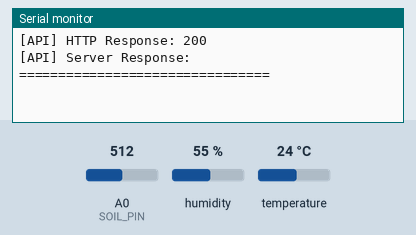
This sketch was run on a simulated ESP8266 (NodeMCU). Parts: the last lines printed to the serial monitor. The test bench sets the inputs (shaded band); at power-on: A0 (SOIL_PIN) = 512, humidity 55 %, temperature 24 °C. WiFi joins after 1.5 s; servers stay silent unless stated; uploads are accepted with an empty reply; the local clock reads 2024-03-15 10:24:30 at power-on unless the sketch sets it.

Above: at 3.7 s.
3.8 s: A0 (SOIL_PIN) set to 716
At 6.0 s:
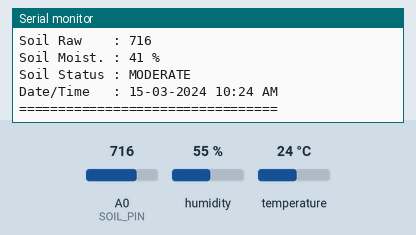
8.3 s: A0 (SOIL_PIN) set to 900
At 9.4 s:
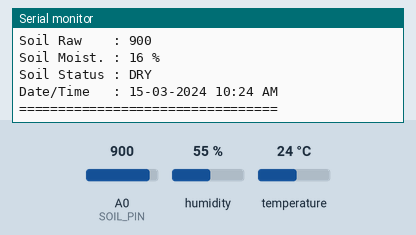
12.4 s: humidity set to 22 %
15.1 s: temperature set to 12 °C
17.8 s: humidity set to 40 %
Timing chart, 0 to 20.8 s (numbered marks = the images above; inputs shaded):
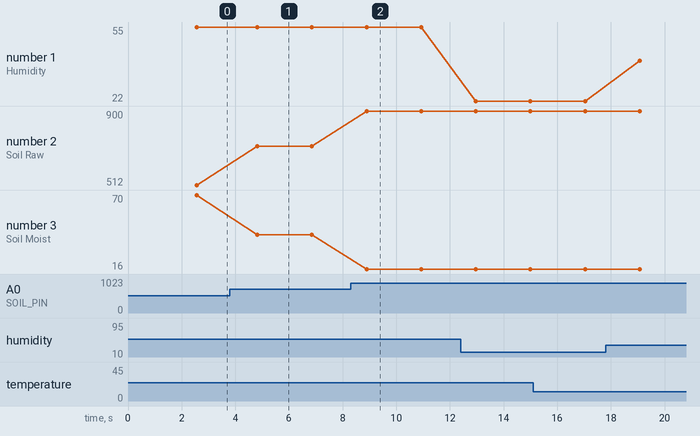

Measured:
- after the input at 3.8 s, the serial monitor: prints a new line after 1.0 s (image 1)
- after the input at 8.3 s, the serial monitor: prints a new line after 0.59 s (image 2)
- plotted number 1: 55 → 22 after the input at 12.4 s, 22 → 40 after the input at 17.8 s
- plotted number 2: 512 → 716 after the input at 3.8 s, 716 → 900 after the input at 8.3 s
- plotted number 3: 70 → 41 after the input at 3.8 s, 41 → 16 after the input at 8.3 s

The sketch:

ESP8266-Code.ino
```cpp
#include <ESP8266WiFi.h>
#include <WiFiClientSecureBearSSL.h>
#include <ESP8266HTTPClient.h>
#include <DHT.h>
#include <time.h>

// =====================================================
// WIFI SETTINGS
// =====================================================

const char* WIFI_SSID = "YOUR_WIFI_NAME";
const char* WIFI_PASSWORD = "YOUR_WIFI_PASSWORD";

// =====================================================
// API
// =====================================================

const char* API_URL =
  "https://www.ashishvegan.com/apps/kopargaon/post-data.php";

// =====================================================
// SENSOR PINS
// =====================================================

#define DHTPIN D4
#define DHTTYPE DHT11
#define SOIL_PIN A0

DHT dht(DHTPIN, DHTTYPE);

// =====================================================
// DEVICE ID
// =====================================================

const char* DEVICE_HASH = "KOPARGAON_ESP8266_001";

// =====================================================
// TIME
// =====================================================

const long GMT_OFFSET_SEC = 19800;   // UTC + 5:30
const int DAYLIGHT_OFFSET_SEC = 0;

// =====================================================
// INTERVAL
// =====================================================

unsigned long lastPostTime = 0;

// 1 minute
const unsigned long POST_INTERVAL = 60000;

// =====================================================
// CONNECT WIFI
// =====================================================

void connectWiFi() {

  Serial.println();
  Serial.println("[WiFi] Connecting...");

  WiFi.mode(WIFI_STA);
  WiFi.begin(WIFI_SSID, WIFI_PASSWORD);

  int attempts = 0;

  while (WiFi.status() != WL_CONNECTED && attempts < 30) {

    delay(500);

    Serial.print(".");

    attempts++;
  }

  Serial.println();

  if (WiFi.status() == WL_CONNECTED) {

    Serial.println("[WiFi] Connected!");

    Serial.print("[WiFi] IP Address: ");
    Serial.println(WiFi.localIP());

    Serial.print("[WiFi] Signal: ");
    Serial.print(WiFi.RSSI());
    Serial.println(" dBm");

  } else {

    Serial.println("[WiFi] Connection FAILED!");
  }
}

// =====================================================
// GET DATE & TIME
// =====================================================

String getDateTime() {

  time_t now = time(nullptr);

  if (now < 100000) {
    return "00-00-0000 00:00 AM";
  }

  struct tm* timeinfo = localtime(&now);

  char buffer[30];

  strftime(
    buffer,
    sizeof(buffer),
    "%d-%m-%Y %I:%M %p",
    timeinfo
  );

  return String(buffer);
}

// =====================================================
// SEND SENSOR DATA
// =====================================================

void sendSensorData(
  float temperature,
  float humidity,
  int soilRaw,
  int soilMoisture,
  String soilStatus
) {

  if (WiFi.status() != WL_CONNECTED) {

    Serial.println("[API] WiFi disconnected!");
    connectWiFi();

    if (WiFi.status() != WL_CONNECTED) {
      Serial.println("[API] Cannot send data.");
      return;
    }
  }

  Serial.println();
  Serial.println("================================");
  Serial.println("[API] Sending sensor data...");
  Serial.println("================================");

  // ---------------------------------------------------
  // HTTPS CLIENT
  // ---------------------------------------------------

  std::unique_ptr<BearSSL::WiFiClientSecure> client(
    new BearSSL::WiFiClientSecure
  );

  /*
     For testing:
     This accepts the HTTPS certificate without validation.

     For production, certificate validation should be
     configured using the server CA certificate.
  */

  client->setInsecure();

  // ---------------------------------------------------
  // HTTP
  // ---------------------------------------------------

  HTTPClient https;

  Serial.print("[API] URL: ");
  Serial.println(API_URL);

  if (!https.begin(*client, API_URL)) {

    Serial.println("[API] HTTPS connection failed!");
    return;
  }

  https.addHeader("Content-Type", "application/json");

  // ---------------------------------------------------
  // DATE / TIME
  // ---------------------------------------------------

  String dateTime = getDateTime();

  // ---------------------------------------------------
  // JSON
  // ---------------------------------------------------

  String jsonData = "{";

  jsonData += "\"hash_id\":\"";
  jsonData += DEVICE_HASH;
  jsonData += "\",";

  jsonData += "\"sensor1\":";
  jsonData += String(temperature, 2);
  jsonData += ",";

  jsonData += "\"sensor2\":";
  jsonData += String(humidity, 2);
  jsonData += ",";

  jsonData += "\"sensor3\":";
  jsonData += String(soilRaw);
  jsonData += ",";

  jsonData += "\"sensor4\":";
  jsonData += String(soilMoisture);
  jsonData += ",";

  jsonData += "\"sensor5\":\"";
  jsonData += soilStatus;
  jsonData += "\"";

  jsonData += "}";

  Serial.println("[API] JSON:");
  Serial.println(jsonData);

  // ---------------------------------------------------
  // POST
  // ---------------------------------------------------

  int httpCode = https.POST(jsonData);

  Serial.print("[API] HTTP Response: ");
  Serial.println(httpCode);

  if (httpCode > 0) {

    String response = https.getString();

    Serial.println("[API] Server Response:");
    Serial.println(response);

  } else {

    Serial.print("[API] POST Error: ");
    Serial.println(https.errorToString(httpCode));
  }

  https.end();

  Serial.println("================================");
}

// =====================================================
// SETUP
// =====================================================

void setup() {

  Serial.begin(115200);

  delay(1000);

  Serial.println();
  Serial.println("==============================");
  Serial.println(" AGRICULTURE MONITORING SYSTEM");
  Serial.println("==============================");

  // ---------------------------------------------------
  // DHT
  // ---------------------------------------------------

  Serial.println("[1] Starting DHT11...");

  dht.begin();

  Serial.println("[OK] DHT11 initialized");

  // ---------------------------------------------------
  // SOIL
  // ---------------------------------------------------

  Serial.println("[2] Starting Soil Sensor...");

  pinMode(SOIL_PIN, INPUT);

  Serial.println("[OK] Soil sensor initialized");

  // ---------------------------------------------------
  // WIFI
  // ---------------------------------------------------

  Serial.println("[3] Starting WiFi...");

  connectWiFi();

  // ---------------------------------------------------
  // NTP
  // ---------------------------------------------------

  Serial.println("[4] Synchronizing time...");

  configTime(
    GMT_OFFSET_SEC,
    DAYLIGHT_OFFSET_SEC,
    "pool.ntp.org",
    "time.nist.gov",
    "time.google.com"
  );

  Serial.println("[OK] Time synchronization started");

  // Wait for time

  time_t now = time(nullptr);

  int retry = 0;

  while (now < 100000 && retry < 20) {

    delay(500);

    Serial.print(".");

    now = time(nullptr);

    retry++;
  }

  Serial.println();

  Serial.print("[TIME] ");
  Serial.println(getDateTime());

  Serial.println();
  Serial.println("[OK] System Ready!");
  Serial.println();
}

// =====================================================
// LOOP
// =====================================================

void loop() {

  // ---------------------------------------------------
  // WIFI CHECK
  // ---------------------------------------------------

  if (WiFi.status() != WL_CONNECTED) {

    Serial.println("[WiFi] Disconnected!");
    connectWiFi();
  }

  // ---------------------------------------------------
  // READ DHT11
  // ---------------------------------------------------

  float humidity = dht.readHumidity();
  float temperature = dht.readTemperature();

  // ---------------------------------------------------
  // READ SOIL
  // ---------------------------------------------------

  int soilRaw = analogRead(SOIL_PIN);

  int soilMoisture = map(
    soilRaw,
    1023,
    300,
    0,
    100
  );

  soilMoisture = constrain(
    soilMoisture,
    0,
    100
  );

  // ---------------------------------------------------
  // SOIL STATUS
  // ---------------------------------------------------

  String soilStatus;

  if (soilMoisture < 30) {

    soilStatus = "DRY";

  } else if (soilMoisture < 60) {

    soilStatus = "MODERATE";

  } else {

    soilStatus = "WET";
  }

  // ---------------------------------------------------
  // DISPLAY
  // ---------------------------------------------------

  Serial.println();
  Serial.println("========== SENSOR DATA ==========");

  if (isnan(temperature)) {

    Serial.println("Temperature : ERROR");

  } else {

    Serial.print("Temperature : ");
    Serial.print(temperature);
    Serial.println(" °C");
  }

  if (isnan(humidity)) {

    Serial.println("Humidity    : ERROR");

  } else {

    Serial.print("Humidity    : ");
    Serial.print(humidity);
    Serial.println(" %");
  }

  Serial.print("Soil Raw    : ");
  Serial.println(soilRaw);

  Serial.print("Soil Moist. : ");
  Serial.print(soilMoisture);
  Serial.println(" %");

  Serial.print("Soil Status : ");
  Serial.println(soilStatus);

  Serial.print("Date/Time   : ");
  Serial.println(getDateTime());

  Serial.println("=================================");

  // ---------------------------------------------------
  // POST EVERY 1 MINUTE
  // ---------------------------------------------------

  if (lastPostTime == 0 ||
      millis() - lastPostTime >= POST_INTERVAL) {

    // Only send valid DHT readings

    if (!isnan(temperature) && !isnan(humidity)) {

      sendSensorData(
        temperature,
        humidity,
        soilRaw,
        soilMoisture,
        soilStatus
      );

    } else {

      Serial.println("[API] DHT data invalid. Not sending.");
    }

    lastPostTime = millis();
  }

  // Small delay
  delay(2000);
}
```
